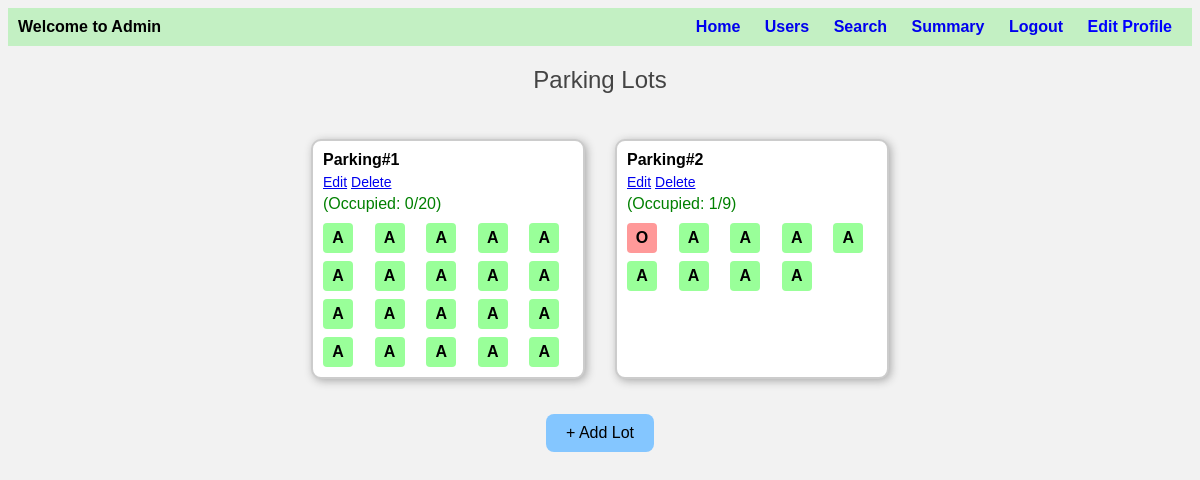
The page /admin (signed in) on the database its author committed.
### parking_lot/app.py (models this page shows)
class ParkingSlot(db.Model):
    id = db.Column(db.Integer, primary_key=True)
    lot_id = db.Column(db.Integer, db.ForeignKey('parking_lot.id'))
    status = db.Column(db.String(1))  # 'A' = Available, 'O' = Occupied

### parking_lot/app.py (the view)
@app.route('/admin')
@login_required
def admin():
    user = User.query.get(session['user_id'])
    if not user.is_admin:
        flash("Admins only! You shall not pass.")
        return redirect('/login')
    lots = ParkingLot.query.all()
    summary = []
    for lot in lots:
        slots = ParkingSlot.query.filter_by(lot_id=lot.id).all()
        occupied = sum(1 for s in slots if s.status == 'O')
        summary.append({
            'id': lot.id,
            'capacity': len(slots),
            'occupied': occupied,
            'slots': slots
        })
    return render_template('admin.html', lots=summary)

### parking_lot/app.py (called while the page is built)
def login_required(f):
    @wraps(f)
    def decorated(*args, **kwargs):
        if 'user_id' not in session:
            flash("Looks like you've wandered off. Please log in to continue.")
            return redirect('/login')
        return f(*args, **kwargs)
    return decorated

### parking_lot/templates/admin.html (shortened to what this page needs)
<!DOCTYPE html>
<html>
<head>
</head>
<body>
  <div class="navbar">
    <div>
      <strong>Welcome to Admin</strong>
    </div>
    <div>
      <a href="/admin">Home</a>
      <a href="/users">Users</a>
      <a href="/search">Search</a>
      <a href="/summary">Summary</a>
      <a href="/login">Logout</a>
      <a href="/admin_edit_profile" style="color: blue;">Edit Profile</a>
    </div>
  </div>
  <div class="dashboard-header">
    Parking Lots
  </div>
  <div class="parking-lots">
    {% for lot in lots %}
    <div class="lot-card">
      <div class="lot-header">Parking#{{ loop.index }}</div>
      <div class="lot-actions">
        <a href="{{ url_for('edit_lot', lot_id=lot.id) }}">Edit</a>
        <a href="/delete_lot/{{ lot.id }}">Delete</a>
      </div>
      <div style="color: green; margin-top: 5px;">
        (Occupied: {{ lot.occupied }}/{{ lot.capacity }})
      </div>
      <div class="slot-grid">
        {% for slot in lot.slots %}
        <a href="/view_slot/{{ slot.id }}" style="text-decoration: none;">
            <div class="slot {% if slot.status == 'A' %}available{% else %}occupied{% endif %}">
                {{ slot.status }}
            </div>
        </a>
        {% endfor %}
      </div>
    </div>
    {% endfor %}
  </div>
  <div class="add-lot">
    <a href="/add_lot">
      <button type="submit">+ Add Lot</button>
  </div>
</body>
</html>

### parking_lot/templates/admin.html (style rules this page uses)
body { font-family: Arial, sans-serif; background-color: #f2f2f2; }
.navbar { background-color: #c3f0c3; padding: 10px; display: flex; justify-content: space-between; align-items: center; }
.navbar a { margin: 0 10px; text-decoration: none; font-weight: bold; }
.dashboard-header { text-align: center; font-size: 24px; margin-top: 20px; color: #444; }
.parking-lots { display: flex; flex-wrap: wrap; justify-content: center; margin-top: 30px; }
.lot-card { background-color: white; border: 2px solid #ccc; border-radius: 10px; width: 250px; margin: 15px; padding: 10px; box-shadow: 2px 2px 8px #aaa; }
.lot-header { font-weight: bold; margin-bottom: 5px; }
.lot-actions { font-size: 14px; color: orange; }
.slot-grid { display: grid; grid-template-columns: repeat(5, 1fr); gap: 8px; margin-top: 10px; }
.slot { width: 30px; height: 30px; text-align: center; line-height: 30px; border-radius: 4px; font-weight: bold; }
.slot.available { background-color: #99ff99; color: black; }
.slot.occupied { background-color: #ff9999; color: black; }
.add-lot { text-align: center; margin-top: 20px; }
.add-lot button { background-color: #84c6ff; border: none; padding: 10px 20px; font-size: 16px; border-radius: 8px; cursor: pointer; }

### rows shown on the page
ParkingSlot: status "A"
ParkingSlot: status "A"
ParkingSlot: status "A"
ParkingSlot: status "A"
ParkingSlot: status "A"
ParkingSlot: status "A"
ParkingSlot: status "A"
ParkingSlot: status "A"
ParkingSlot: status "A"
ParkingSlot: status "A"
ParkingSlot: status "A"
ParkingSlot: status "A"
ParkingSlot: status "A"
ParkingSlot: status "A"
ParkingSlot: status "A"
ParkingSlot: status "A"
ParkingSlot: status "A"
ParkingSlot: status "A"
ParkingSlot: status "A"
ParkingSlot: status "A"
ParkingSlot: status "O"
ParkingSlot: status "A"
ParkingSlot: status "A"
ParkingSlot: status "A"
ParkingSlot: status "A"
ParkingSlot: status "A"
ParkingSlot: status "A"
ParkingSlot: status "A"
ParkingSlot: status "A"

### other values the page prints
{{ lot.occupied }} "0" "1"
{{ lot.capacity }} "20" "9"
